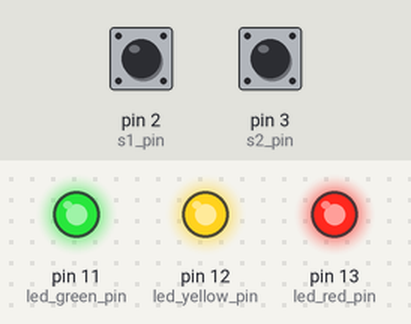
Bench run of a sketch on a simulated Arduino Uno, built with avr-gcc and run on an emulated ATmega328P. Shown: output pins drawn as LEDs (lit = HIGH). Inputs (shaded band) come from the test bench; at power-on: pin 2 (s1_pin) HIGH, pin 3 (s2_pin) HIGH.

Above: at 1.2 s.
1.3 s: pin 2 (s1_pin) pulled LOW for 0.15 s
At 1.37 s:
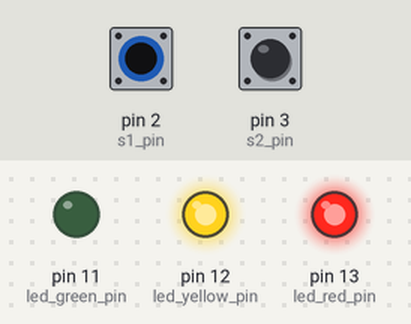
2.9 s: pin 3 (s2_pin) pulled LOW for 0.15 s
At 2.97 s:
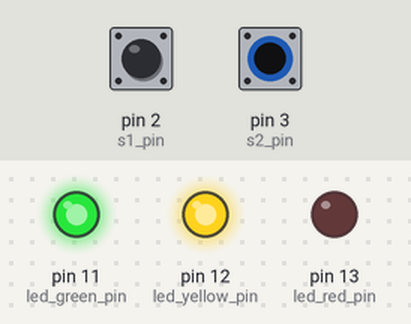
4.5 s: pin 3 (s2_pin) pulled LOW for 3.2 s
At 8.9 s:
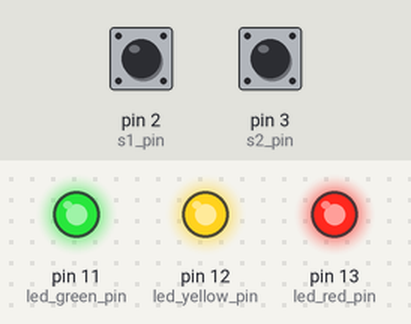
9.2 s: pin 2 (s1_pin) pulled LOW for 3.2 s
At 10.2 s:
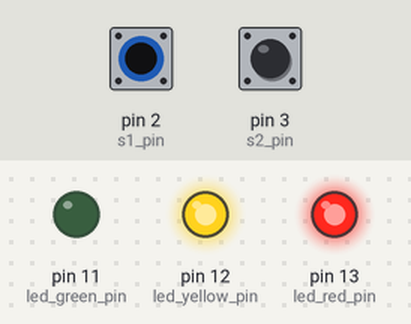
13.9 s: pin 2 (s1_pin) driven LOW and pin 3 (s2_pin) driven LOW
At 15.0 s:
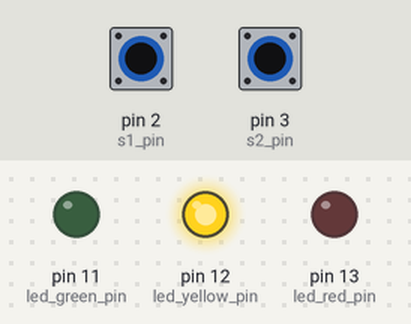
Timing chart, 0 to 16.4 s (numbered marks = the images above; inputs shaded):
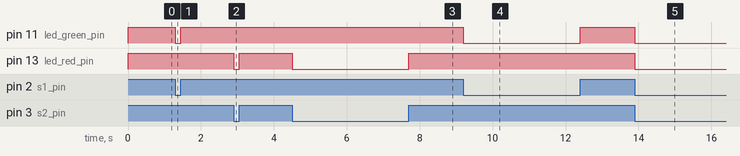

Measured:
- after the input at 1.3 s, pin 11 (led_green_pin): HIGH → LOW at once, → HIGH 0.15 s later
- after the input at 2.9 s, pin 13 (led_red_pin): HIGH → LOW at once, → HIGH 0.15 s later
- after the input at 4.5 s, pin 13 (led_red_pin): HIGH → LOW at once, → HIGH 3.2 s later
- after the input at 9.2 s, pin 11 (led_green_pin): HIGH → LOW at once, → HIGH 3.2 s later
- after the input at 13.9 s, pin 11 (led_green_pin), pin 13 (led_red_pin): HIGH → LOW at once

The sketch:

buttons_interrupt.ino
```cpp
/**
 * @author Alexander Entinger, MSc / LXRobotics
 * @brief this sketch demonstrates how to read the button state and display it on the leds using a method known as "interrupt"
 * @file buttons_interrupt.ino
 */

static int const s1_pin = 2; // D2
static int const s2_pin = 3; // D3
static int const led_green_pin = 11; // D11
static int const led_yellow_pin = 12; // D12
static int const led_red_pin = 13; // D13

void setup() {
  // configure the two button pins as input with pullup
  pinMode(s1_pin, INPUT_PULLUP);
  pinMode(s2_pin, INPUT_PULLUP);
  // configure the led pins as outputs
  pinMode(led_green_pin, OUTPUT);
  pinMode(led_yellow_pin, OUTPUT);
  pinMode(led_red_pin, OUTPUT);
  digitalWrite(led_green_pin, HIGH);
  digitalWrite(led_yellow_pin, HIGH);
  digitalWrite(led_red_pin, HIGH);
  // attach the interrupt handler functions
  attachInterrupt(0, &isr_s1, CHANGE); // call function isr_s1 whenever a change edge is detected at s1 (connected to D2 = INT0)
  attachInterrupt(1, &isr_s2, CHANGE); // call function isr_s2 whenever a change is detected at s1 (connected to D3 = INT1)
}

// this function is called whenever a change at the pin INT0 = D2 = S1 occurs
void isr_s1() {
  boolean const s1_pressed = digitalRead(s1_pin) == LOW;
  if(s1_pressed) {
    digitalWrite(led_green_pin, LOW);
  }
  else {
    digitalWrite(led_green_pin, HIGH);
  }
}

// this function is called whenever a change at the pin INT1 = D3 = S2 occurs
void isr_s2() {
  boolean const s2_pressed = digitalRead(s2_pin) == LOW;
  if(s2_pressed) {
    digitalWrite(led_red_pin, LOW);
  }
  else {
    digitalWrite(led_red_pin, HIGH);
  }
}

void loop() {
  // dont do anything here - everything is handled within the interrupt service routine
}
```
